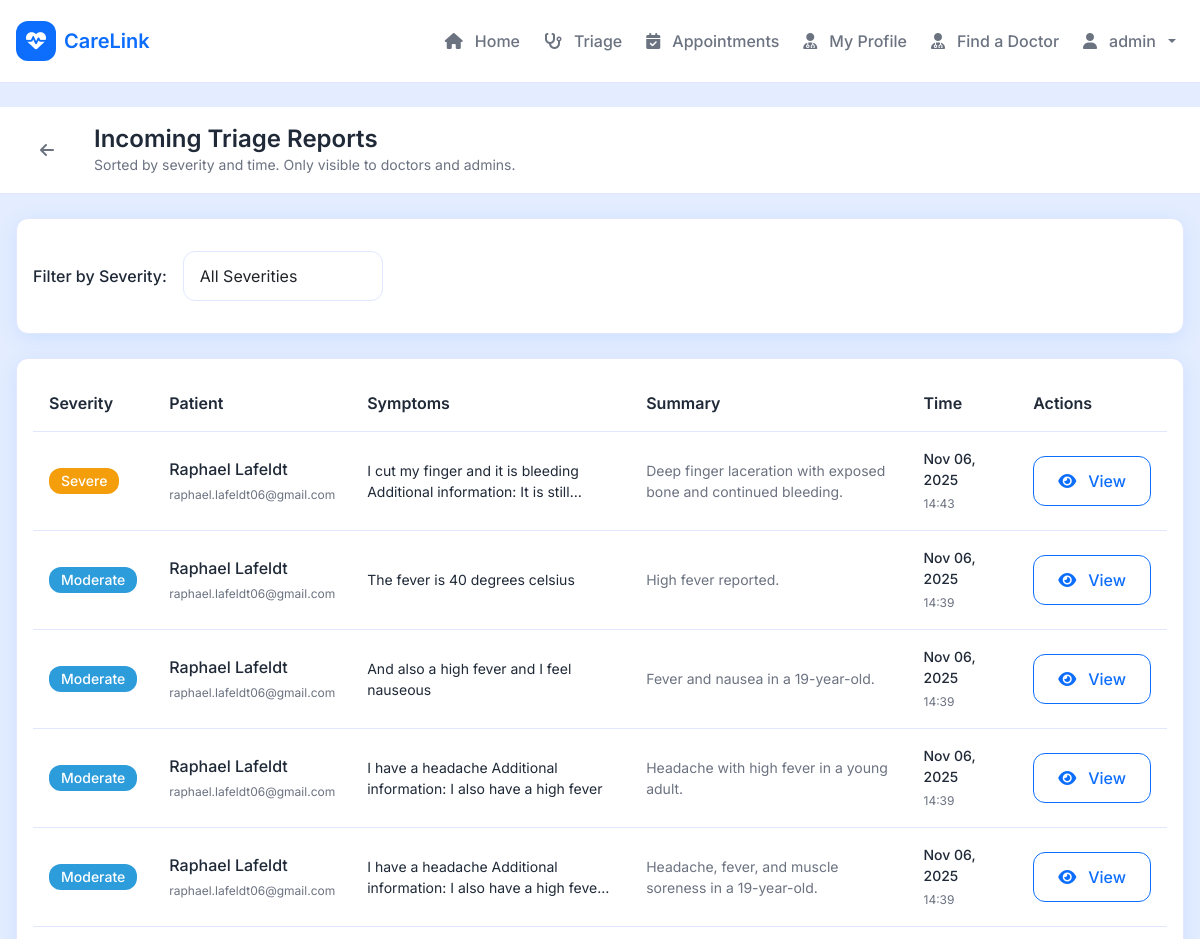
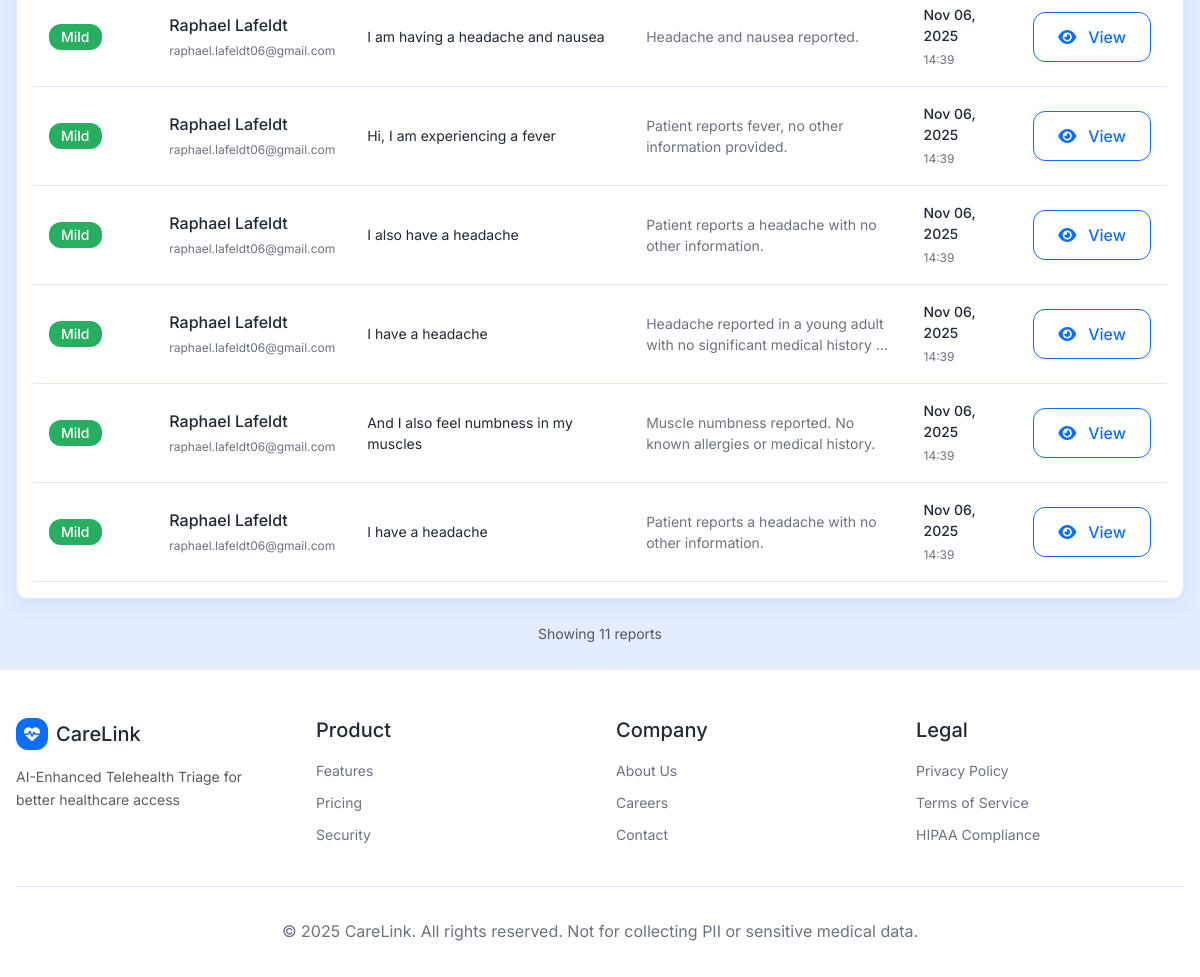
/triage/admin/dashboard/ (signed in), run on the app's committed database (2 pictures, top to bottom).
### triage/models.py (models this page shows, shortened)
class TriageInteraction(models.Model):
    user = models.ForeignKey(User, on_delete=models.CASCADE, related_name="triage_interactions")
    session_id = models.CharField(max_length=255, blank=True, null=True, help_text="Unique identifier for chat session")
    symptoms_text = models.TextField()
    severity = models.CharField(max_length=20, blank=True, null=True)
    result = models.JSONField(blank=True, null=True)
    created_at = models.DateTimeField(auto_now_add=True)
    updated_at = models.DateTimeField(auto_now=True)
    class Meta:
        ordering = ["-updated_at"]

### triage/views.py (the view)
# urls.py: path("admin/dashboard/", views.admin_dashboard, name="admin_dashboard"),
@staff_member_required
def admin_dashboard(request):
    severity_order = models.Case(
        models.When(severity="Critical", then=4),
        models.When(severity="Severe", then=3),
        models.When(severity="Moderate", then=2),
        models.When(severity="Mild", then=1),
        default=0,
        output_field=models.IntegerField(),
    )
    interactions = (
        TriageInteraction.objects.select_related("user")
        .annotate(severity_rank=severity_order)
        .order_by("-severity_rank", "-updated_at")
    )
    filter_level = request.GET.get("severity")
    if filter_level:
        interactions = interactions.filter(severity=filter_level)
    context = {
        "interactions": interactions,
        "filter_level": filter_level,
        "severity_levels": ["Critical", "Severe", "Moderate", "Mild"],
    }
    return render(request, "triage/admin_dashboard.html", context)

### templates/triage/admin_dashboard.html (shortened to what this page needs)
{% extends "base.html" %}
{% load static %}
{% block content %}
<div style="background: var(--cl-bg); min-height: calc(100vh - 200px);">
  <header style="background: white; border-bottom: 1px solid var(--cl-border);">
    <div class="container py-3">
      <div class="d-flex align-items-center justify-content-between">
        <div class="d-flex align-items-center gap-3">
          <a href="{% url 'home:index' %}" class="btn btn-sm" style="background: transparent; border: none; color: var(--cl-text-muted);">
            <i class="fas fa-arrow-left"></i>
          </a>
          <div>
            <h2 class="mb-0" style="font-size: var(--cl-h3); color: var(--cl-text);">Incoming Triage Reports</h2>
            <p class="mb-0" style="font-size: var(--cl-sm); color: var(--cl-text-muted);">Sorted by severity and time. Only visible to doctors and admins.</p>
          </div>
        </div>
      </div>
    </div>
  </header>
  <div class="container py-4">
    <div class="card mb-4" style="border: 1px solid var(--cl-border);">
      <div class="card-body">
        <form method="get" class="d-flex align-items-center gap-3">
          <label for="severity" class="mb-0" style="font-weight: var(--cl-font-medium); color: var(--cl-text);">Filter by Severity:</label>
          <select id="severity" name="severity" onchange="this.form.submit()" class="form-select" style="max-width: 200px;">
            <option value="">All Severities</option>
          </select>
        </form>
      </div>
    </div>
    <div class="card" style="border: 1px solid var(--cl-border);">
      <div class="card-body p-0">
        <div class="table-responsive">
          <table class="table table-hover align-middle mb-0">
            <thead style="background: var(--cl-muted-bg);">
              <tr>
                <th style="padding: 1rem; font-weight: var(--cl-font-semibold); color: var(--cl-text); border-bottom: 1px solid var(--cl-border);">Severity</th>
                <th style="padding: 1rem; font-weight: var(--cl-font-semibold); color: var(--cl-text); border-bottom: 1px solid var(--cl-border);">Patient</th>
                <th style="padding: 1rem; font-weight: var(--cl-font-semibold); color: var(--cl-text); border-bottom: 1px solid var(--cl-border);">Symptoms</th>
                <th style="padding: 1rem; font-weight: var(--cl-font-semibold); color: var(--cl-text); border-bottom: 1px solid var(--cl-border);">Summary</th>
                <th style="padding: 1rem; font-weight: var(--cl-font-semibold); color: var(--cl-text); border-bottom: 1px solid var(--cl-border);">Time</th>
                <th style="padding: 1rem; font-weight: var(--cl-font-semibold); color: var(--cl-text); border-bottom: 1px solid var(--cl-border);">Actions</th>
              </tr>
            </thead>
            <tbody>
              {% for item in interactions %}
              <tr style="transition: background-color 0.2s;">
                <td style="padding: 1rem; border-bottom: 1px solid var(--cl-border);">
                  <span class="badge" style="padding: 6px 12px; border-radius: 12px; font-weight: var(--cl-font-medium); font-size: var(--cl-sm);
                    background:
                      {% if item.severity == 'Critical' %}var(--cl-red)
                      {% elif item.severity == 'Severe' %}var(--cl-amber)
                      {% elif item.severity == 'Moderate' %}var(--cl-teal)
                      {% else %}var(--cl-green){% endif %};
                    color: white;">
                    {{ item.severity|default:"Unknown" }}
                  </span>
                </td>
                <td style="padding: 1rem; border-bottom: 1px solid var(--cl-border);">
                  <div style="font-weight: var(--cl-font-medium); color: var(--cl-text);">
                    {{ item.user.get_full_name|default:item.user.username }}
                  </div>
                  <small style="color: var(--cl-text-muted); font-size: var(--cl-xs);">
                    {{ item.user.email }}
                  </small>
                </td>
                <td style="padding: 1rem; border-bottom: 1px solid var(--cl-border);">
                  <div style="color: var(--cl-text); font-size: var(--cl-sm);
                    overflow: hidden; text-overflow: ellipsis; display: -webkit-box; -webkit-line-clamp: 2; -webkit-box-orient: vertical; max-width: 300px;">
                    {{ item.symptoms_text|truncatewords:15 }}
                  </div>
                </td>
                <td style="padding: 1rem; border-bottom: 1px solid var(--cl-border);">
                  <div style="color: var(--cl-text-muted); font-size: var(--cl-sm);
                    overflow: hidden; text-overflow: ellipsis; display: -webkit-box; -webkit-line-clamp: 2; -webkit-box-orient: vertical; max-width: 300px;">
                    {% if item.result.summary %}
                      {{ item.result.summary|truncatewords:15 }}
                    {% else %}
                      <span style="color: var(--cl-text-muted); font-style: italic;">(No summary)</span>
                    {% endif %}
                  </div>
                </td>
                <td style="padding: 1rem; border-bottom: 1px solid var(--cl-border);">
                  <div style="color: var(--cl-text); font-size: var(--cl-sm); font-weight: var(--cl-font-medium);">
                    {{ item.updated_at|date:"M d, Y" }}
                  </div>
                  <small style="color: var(--cl-text-muted); font-size: var(--cl-xs);">
                    {{ item.updated_at|date:"H:i" }}
                  </small>
                </td>
                <td style="padding: 1rem; border-bottom: 1px solid var(--cl-border);">
                  <a href="{% url 'triage:detail' item.id %}" class="btn btn-sm btn-outline-primary">
                    <i class="fas fa-eye me-1"></i>View
                  </a>
                </td>
              </tr>
              {% endfor %}
            </tbody>
          </table>
        </div>
      </div>
    </div>
    {% if interactions %}
    <div class="mt-4 text-center">
      <p class="text-muted mb-0" style="font-size: var(--cl-sm);">
        Showing {{ interactions|length }} report{{ interactions|length|pluralize }}
      </p>
    </div>
    {% endif %}
  </div>
</div>
{% endblock %}

### templates/base.html (shortened to what this page needs)
<!DOCTYPE html>
<html lang="en">
  {% load static %}
  <head>
    <link href="https://cdn.jsdelivr.net/npm/bootstrap@5.3.3/dist/css/bootstrap.min.css" rel="stylesheet">
    <link rel="stylesheet" href="https://cdnjs.cloudflare.com/ajax/libs/font-awesome/6.5.2/css/all.min.css" />
    <link rel="stylesheet" type="text/css" href="{% static 'css/tokens.css' %}">
    <link rel="stylesheet" type="text/css" href="{% static 'css/base.css' %}">
    <link rel="stylesheet" type="text/css" href="{% static 'css/components.css' %}">
    <link rel="stylesheet" type="text/css" href="{% static 'css/style.css' %}">
  </head>
  <body class="d-flex flex-column" style="background: var(--cl-bg); font-family: 'Inter', sans-serif;">
    <nav class="navbar navbar-expand-lg" style="background: white; border-bottom: 1px solid var(--cl-border);">
      <div class="container">
        <a class="navbar-brand d-flex align-items-center gap-2 text-decoration-none" href="{% url 'home:index' %}">
          <div class="navbar-brand-icon d-flex align-items-center justify-content-center" style="width: 2.5rem; height: 2.5rem; border-radius: var(--cl-radius); background: var(--cl-blue); color: white;">
            <i class="fas fa-heartbeat"></i>
          </div>
          <div>
            <h1 class="m-0" style="font-size: 1.25rem; font-weight: var(--cl-font-semibold); color: var(--cl-blue);">CareLink</h1>
          </div>
        </a>
        <div class="collapse navbar-collapse" id="carelinkNav">
          <ul class="navbar-nav ms-auto d-flex align-items-center gap-2 mb-0">
            <li class="nav-item">
              <a class="nav-link" href="{% url 'home:index' %}">
                <i class="fas fa-home me-1"></i>Home
              </a>
            </li>
            {% if user.is_authenticated %}
              {% if user.patient_profile.role == 'patient' %}
                <li class="nav-item">
                  <a class="nav-link" href="{% url 'triage:chat' %}">
                    <i class="fas fa-stethoscope me-1"></i>Triage
                  </a>
                </li>
                <li class="nav-item">
                  <a class="nav-link" href="{% url 'appointments:index' %}">
                    <i class="fas fa-calendar-check me-1"></i>Appointments
                  </a>
                </li>
                <li class="nav-item">
                  <a class="nav-link" href="{% url 'profiles:edit' %}">
                    <i class="fas fa-user-md me-1"></i>My Profile
                  </a>
                </li>
                <li class="nav-item">
                  <a class="nav-link" href="{% url 'doctors:find_doctor' %}">
                    <i class="fas fa-user-doctor me-1"></i>Find a Doctor
                  </a>
                </li>
              {% endif %}
              <li class="nav-item dropdown">
                <a class="nav-link dropdown-toggle" href="#" id="accountDropdown" role="button" data-bs-toggle="dropdown" aria-expanded="false">
                  <i class="fas fa-user me-1"></i>{{ user.username }}
                </a>
              </li>
            {% endif %}
          </ul>
        </div>
      </div>
    </nav>
    <main class="flex-grow-1">
      {% block content %}{% endblock content %}
    </main>
    <footer class="footer mt-auto">
      <div class="container">
        <div class="footer-content">
          <div class="footer-section">
            <div class="d-flex align-items-center gap-2 mb-3">
              <div class="navbar-brand-icon d-flex align-items-center justify-content-center" style="width: 2rem; height: 2rem; border-radius: var(--cl-radius); background: var(--cl-blue); color: white;">
                <i class="fas fa-heartbeat"></i>
              </div>
              <h3 class="m-0" style="font-size: var(--cl-h4); color: var(--cl-text);">CareLink</h3>
            </div>
            <p class="text-muted" style="font-size: var(--cl-sm);">
              AI-Enhanced Telehealth Triage for better healthcare access
            </p>
          </div>
          <div class="footer-section">
            <h4 class="mb-3" style="font-size: var(--cl-h4); color: var(--cl-text);">Product</h4>
            <ul class="list-unstyled">
              <li class="mb-2"><a href="#" style="font-size: var(--cl-sm); color: var(--cl-text-muted);">Features</a></li>
              <li class="mb-2"><a href="#" style="font-size: var(--cl-sm); color: var(--cl-text-muted);">Pricing</a></li>
              <li class="mb-2"><a href="#" style="font-size: var(--cl-sm); color: var(--cl-text-muted);">Security</a></li>
            </ul>
          </div>
          <div class="footer-section">
            <h4 class="mb-3" style="font-size: var(--cl-h4); color: var(--cl-text);">Company</h4>
            <ul class="list-unstyled">
              <li class="mb-2"><a href="#" style="font-size: var(--cl-sm); color: var(--cl-text-muted);">About Us</a></li>
              <li class="mb-2"><a href="#" style="font-size: var(--cl-sm); color: var(--cl-text-muted);">Careers</a></li>
              <li class="mb-2"><a href="#" style="font-size: var(--cl-sm); color: var(--cl-text-muted);">Contact</a></li>
            </ul>
          </div>
          <div class="footer-section">
            <h4 class="mb-3" style="font-size: var(--cl-h4); color: var(--cl-text);">Legal</h4>
            <ul class="list-unstyled">
              <li class="mb-2"><a href="#" style="font-size: var(--cl-sm); color: var(--cl-text-muted);">Privacy Policy</a></li>
              <li class="mb-2"><a href="#" style="font-size: var(--cl-sm); color: var(--cl-text-muted);">Terms of Service</a></li>
              <li class="mb-2"><a href="#" style="font-size: var(--cl-sm); color: var(--cl-text-muted);">HIPAA Compliance</a></li>
            </ul>
          </div>
        </div>
        <div class="footer-bottom">
          <p class="mb-0">&copy; 2025 CareLink. All rights reserved. Not for collecting PII or sensitive medical data.</p>
        </div>
      </div>
    </footer>
  </body>
</html>

### data on the page
TriageInteraction: severity "Severe", user.get_full_name "Raphael Lafeldt", user.email "raphael.lafeldt06@gmail.com", symptoms_text "I cut my finger and it is bleeding Additional information: It is…", result.summary "Deep finger laceration with exposed bone and continued bleeding.", updated_at "Nov 06, 2025", updated_at "14:43"
TriageInteraction: severity "Moderate", user.get_full_name "Raphael Lafeldt", user.email "raphael.lafeldt06@gmail.com", symptoms_text "The fever is 40 degrees celsius", result.summary "High fever reported.", updated_at "Nov 06, 2025", updated_at "14:39"
TriageInteraction: severity "Moderate", user.get_full_name "Raphael Lafeldt", user.email "raphael.lafeldt06@gmail.com", symptoms_text "And also a high fever and I feel nauseous", result.summary "Fever and nausea in a 19-year-old.", updated_at "Nov 06, 2025", updated_at "14:39"
TriageInteraction: severity "Moderate", user.get_full_name "Raphael Lafeldt", user.email "raphael.lafeldt06@gmail.com", symptoms_text "I have a headache Additional information: I also have a high fever", result.summary "Headache with high fever in a young adult.", updated_at "Nov 06, 2025", updated_at "14:39"
TriageInteraction: severity "Moderate", user.get_full_name "Raphael Lafeldt", user.email "raphael.lafeldt06@gmail.com", symptoms_text "I have a headache Additional information: I also have a high…", result.summary "Headache, fever, and muscle soreness in a 19-year-old.", updated_at "Nov 06, 2025", updated_at "14:39"
TriageInteraction: severity "Mild", user.get_full_name "Raphael Lafeldt", user.email "raphael.lafeldt06@gmail.com", symptoms_text "I am having a headache and nausea", result.summary "Headache and nausea reported.", updated_at "Nov 06, 2025", updated_at "14:39"
TriageInteraction: severity "Mild", user.get_full_name "Raphael Lafeldt", user.email "raphael.lafeldt06@gmail.com", symptoms_text "Hi, I am experiencing a fever", result.summary "Patient reports fever, no other information provided.", updated_at "Nov 06, 2025", updated_at "14:39"
TriageInteraction: severity "Mild", user.get_full_name "Raphael Lafeldt", user.email "raphael.lafeldt06@gmail.com", symptoms_text "I also have a headache", result.summary "Patient reports a headache with no other information.", updated_at "Nov 06, 2025", updated_at "14:39"
TriageInteraction: severity "Mild", user.get_full_name "Raphael Lafeldt", user.email "raphael.lafeldt06@gmail.com", symptoms_text "I have a headache", result.summary "Headache reported in a young adult with no significant medical history…", updated_at "Nov 06, 2025", updated_at "14:39"
TriageInteraction: severity "Mild", user.get_full_name "Raphael Lafeldt", user.email "raphael.lafeldt06@gmail.com", symptoms_text "And I also feel numbness in my muscles", result.summary "Muscle numbness reported. No known allergies or medical history.", updated_at "Nov 06, 2025", updated_at "14:39"
TriageInteraction: severity "Mild", user.get_full_name "Raphael Lafeldt", user.email "raphael.lafeldt06@gmail.com", symptoms_text "I have a headache", result.summary "Patient reports a headache with no other information.", updated_at "Nov 06, 2025", updated_at "14:39"

### other printed values
{{ user.username }} "admin"
{{ interactions|length }} "11"
